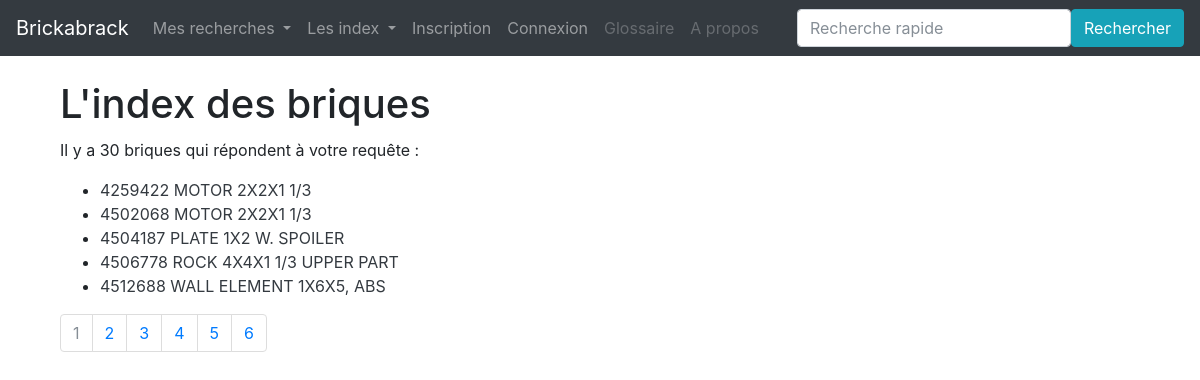
Page /Les_index/index_briques on the committed database.
### Brickabrack/modeles/donnees.py (models this page shows, shortened)
class Brique(db.Model):
    brique_id = db.Column(db.Integer, nullable=False, primary_key=True, autoincrement=True)
    brique_element = db.Column(db.Integer)
    brique_nom = db.Column(db.Text)
    plans = db.relationship('Plan', secondary=Contenir, back_populates='briques')
    authorships = db.relationship("Authorship", back_populates="b")

### Brickabrack/routes/generic.py (the view)
@app.route("/Les_index/index_briques")
def index_briques():
    page = request.args.get("page", 1)
    if isinstance(page, str) and page.isdigit():
        page = int(page)
    else:
        page = 1
    resultats = Brique.query.paginate(page=page, per_page=LIEUX_PAR_PAGE)
    return render_template(
        "pages/index_briques.html",
        resultats=resultats
    )

### Brickabrack/templates/pages/index_briques.html (shortened to what this page needs)
{% extends "conteneur.html" %}
{% block corps %}
    <h1>L'index des briques</h1>
    {% if resultats %}
        <p>Il y a {{resultats.total}} briques qui répondent à votre requête :</p>
        <ul>
            {% for brique in resultats.items %}
                <li><a class="text-dark" href="{{url_for('brique', brique_id=brique.brique_id)}}">{{brique.brique_element}} {{brique.brique_nom}}</a></li>
            {% endfor %}
        </ul>
    <nav aria-label="research-pagination">
      <ul class="pagination">
        {%- for page in resultats.iter_pages() %}
            {% if page %}
              {% if page != resultats.page %}
                <li class="page-item">
                    <a class="page-link" href="{{ url_for('index_briques', page=page) }}">{{page}}</a>
                </li>
              {% else %}
                <li class="page-item active disabled">
                  <a class="page-link">{{page}} <span class="sr-only">(actuelle)</span></a>
                </li>
              {% endif %}
            {% else %}
                <li class="page-item disabled">
                  <a class="page-link">...</a>
                </li>
            {% endif %}
        {%- endfor %}
      </ul>
    </nav>
    {% endif %}
{% endblock %}

### rows in the picture
Brique: brique_element "4259422", brique_nom "MOTOR 2X2X1 1/3"
Brique: brique_element "4502068", brique_nom "MOTOR 2X2X1 1/3"
Brique: brique_element "4504187", brique_nom "PLATE 1X2 W. SPOILER"
Brique: brique_element "4506778", brique_nom "ROCK 4X4X1 1/3 UPPER PART"
Brique: brique_element "4512688", brique_nom "WALL ELEMENT 1X6X5, ABS"

### other values in the picture
{{ resultats.total }} "30"
{{ page }} "1"
{{ page }} "2" "3" "4" "5" "6"
